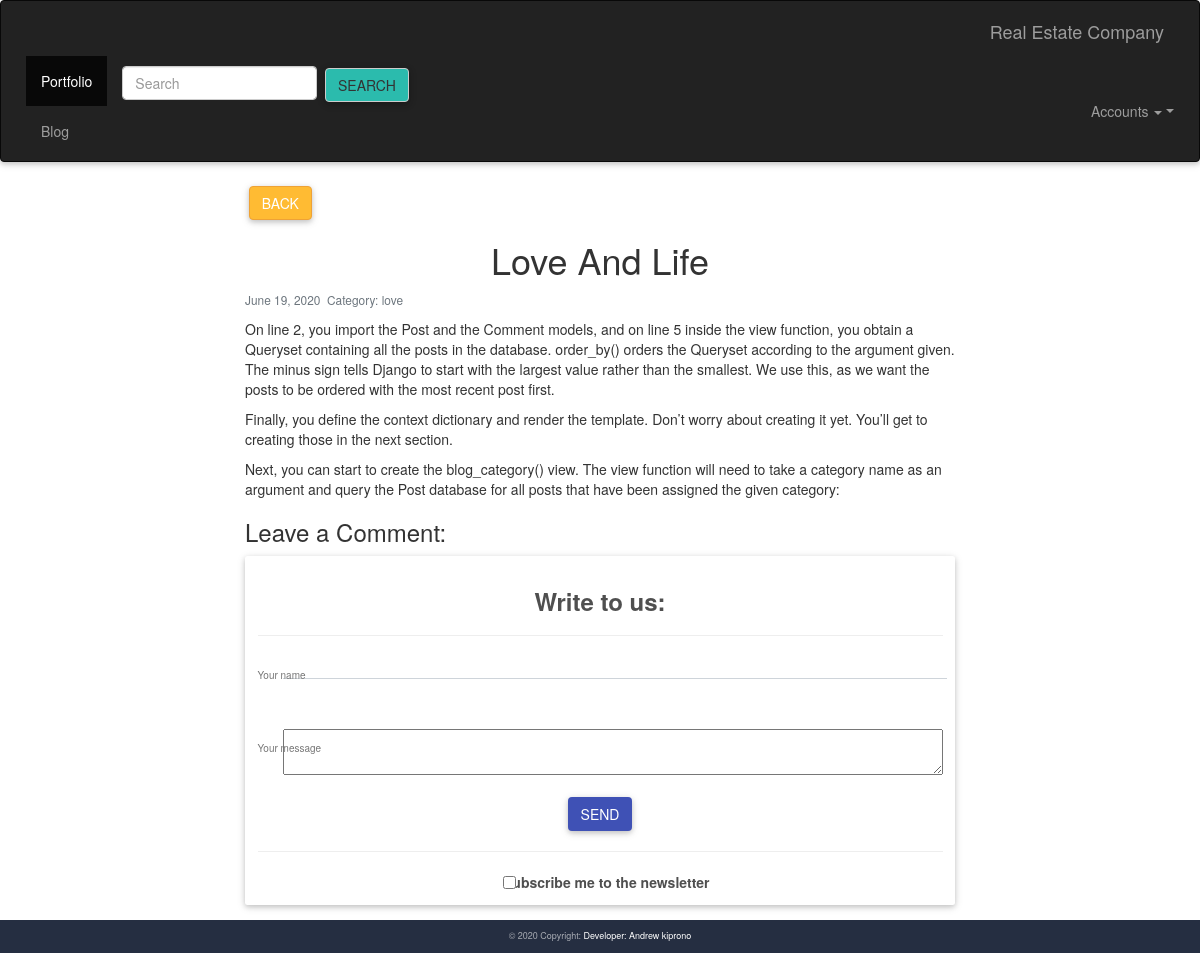
Page /blog/2 on the committed database.
### blog/models.py (models this page shows, shortened)
class Post(models.Model):
    title=models.CharField(max_length=200)
    body=models.TextField()
    created_on=models.DateTimeField(auto_now_add=True)
    last_modified=models.DateTimeField(auto_now_add=True)
    categories=models.ForeignKey("Category",related_name='posts',on_delete=models.CASCADE)

class Category(models.Model):
    name=models.CharField(max_length=50)
    def __str__(self):
        return self.name

### blog/views.py (the view)
# urls.py: path('<int:pk>',views.detail,name='detail'),
def detail(request,pk):
    post=Post.objects.get(pk=pk)
    comments=Comment.objects.filter(post=post)
    context={
        'post':post,
    }
    return render(request,'details.html',context)

### blog/templates/details.html (shortened to what this page needs)
{% extends 'base.html' %}
{% block content %}
<!DOCTYPE html>
<html lang="">
<head>
    <link href="https://maxcdn.bootstrapcdn.com/bootstrap/3.3.7/css/bootstrap.min.css" rel="stylesheet">
</head>
<body>
    <div class="col-md-8 offset-md-2">
        <a href="{% url 'blog' %} " class="btn btn-warning ">Back</a>
        <h1 class="text-center"> {{post.title|title}} </h1>
        <small class="text-muted">
            {{post.created_on|date}}&nbsp;
            Category: {{post.categories}}&nbsp;
        </small>
        <p> {{post.body|linebreaks}} </p>
        <h3>Leave a Comment:</h3>
        <form method="post">
            <div class="card">
                <div class="card-body">
                  <form name="">
                    <h3 class="dark-grey-text text-center">
                      <strong>Write to us:</strong>
                    </h3>
                    <hr>
                    <div class="md-form">
                        <label for="form3">Your name</label>
                      <input type="text" name="" id="">
                    </div>
                    <br>
                    <div class="md-form">
                        <label for="form8">Your message</label>
                      <textarea type="text" id="form8" ></textarea>
                    </div>
                    <div class="text-center">
                      <button class="btn btn-indigo">Send</button>
                      <hr>
                      <fieldset class="form-check">
                        <input type="checkbox" class="form-check-input" id="checkbox1">
                        <label for="checkbox1" class="form-check-label dark-grey-text">Subscribe me to the newsletter</label>
                      </fieldset>
                    </div>
                  </form>
                </div>
              </div>
        </form>
    </div>
</body>
</html>
{% endblock content %}

### personal/static/css/style.css (style rules this page uses)
html, body, .view { height: 100%; }

### rows in the picture
Post: title "Love And Life", created_on "June 19, 2020", categories "love", body "On line 2, you import the Post and the Comment models, and on line 5 inside the view function, you obtain a Queryset containing all the posts in the database. order_by() orders the Queryset according to the argument given. The minus sign tells Django to start with the largest value rather than the smallest. We use this, as we want the posts to be ordered with the most recent post first. Finally, you define the context dictionary and render the template. Don’t worry about creating it yet. You’ll get to creating those in the next section. Next, you can start to create the blog_category() view. The view function will need to take a category name as an argument and query the Post database for…"
